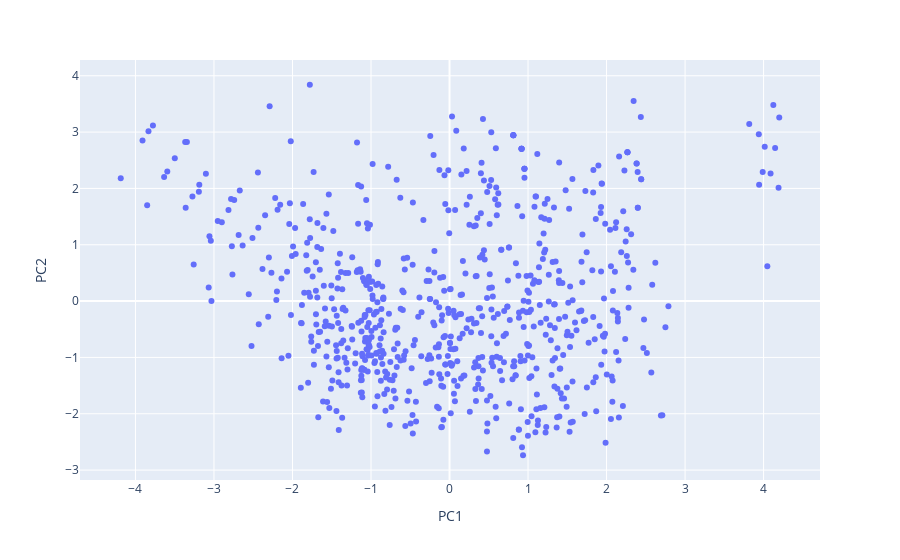

The cell this chart's notebook holds for it:
### Code cell
# do PCA on df_train_scaled
from sklearn.decomposition import PCA
pca = PCA(n_components=2)
pca.fit(df_scaled)
X_pca = pca.transform(df_scaled)
print(X_pca.shape)
X_pca = pd.DataFrame(X_pca, columns=["PC1", "PC2"])
X_pca.head()

fig = px.scatter(X_pca, x="PC1", y="PC2")
fig.show()

### Figure 1 — Plotly figure (JSON) as saved in the notebook; plotly's stock layout.template omitted (floating-point values rounded to 4 significant figures; data arrays with more than 128 entries replaced by an {"elided": "..."} marker saying what was removed)
{"data": [{"hovertemplate": "PC1=%{x}<br>PC2=%{y}<extra></extra>", "legendgroup": "", "marker": {"color": "#636efa", "symbol": "circle"}, "mode": "markers", "name": "", "orientation": "v", "showlegend": false, "type": "scatter", "x": {"elided": "721 float values"}, "xaxis": "x", "y": {"elided": "721 float values"}, "yaxis": "y"}], "layout": {"legend": {"tracegroupgap": 0}, "margin": {"t": 60}, "xaxis": {"anchor": "y", "domain": [0, 1], "title": {"text": "PC1"}}, "yaxis": {"anchor": "x", "domain": [0, 1], "title": {"text": "PC2"}}}}
